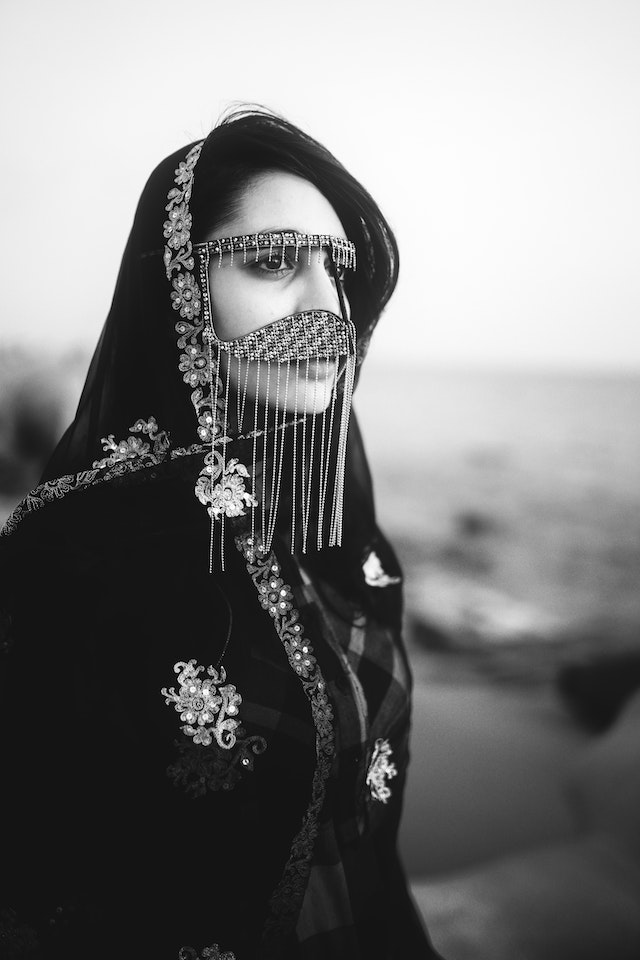
#> input picture 31/Input/girls.jpg, 640 x 960 px
$ python Histogram.py
#> lines starting #> are read from the running program, lines starting #| are printed output that depends on the picture
import numpy as np
import matplotlib.pyplot as plt

img = plt.imread('Input/girls.jpg')
#> img is the input picture: shape (960, 640, 3); min 0, max 255, mean 123.6
lum_img = img[:, :, 0]

plt.subplot(2,2,1)
plt.title('Input Image')
plt.imshow(img)

# Use plt.hist()
plt.subplot(2,2,2)
plt.title('Histogram with Matplotlib')
plt.hist(lum_img.ravel(), bins=range(256), fc='k', ec='k')


# Use function
def Histogram(lum_img):
    row,col = lum_img.shape
#> row = 960; col = 640
    img_array = np.reshape(lum_img,-1)
    img_array = np.sort(img_array)

    hist = np.zeros(256)
    count = 0
    for i in range(row*col):
        count = img_array[i]
        hist[count] += 1
#> after the loop, hist = 256 values, max 79059 at index 20, min 40 at index 254, mean 2400
    return hist

hist = Histogram(lum_img)

plt.subplot(2,2,3)
plt.title('BarPlot with Matplotlib')
plt.bar(np.arange(256),hist)

plt.subplot(2,2,4)
plt.plot(hist)
plt.title('Histogram with Function')
plt.show()
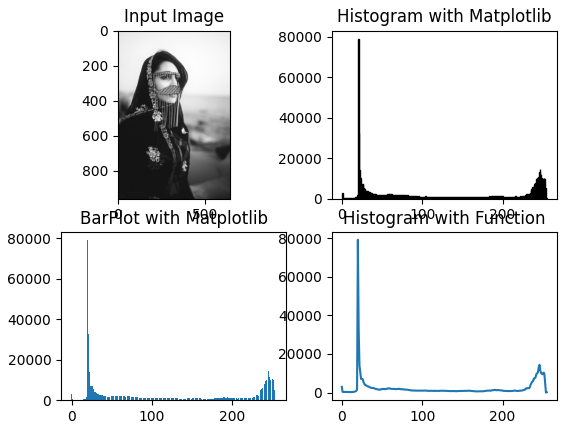
#> figure drawn by matplotlib, 4 panels; panel 2: tallest bar 79059 high, from x = 20 to 21; panel 3: tallest bar 79059 high, from x = 19.6 to 20.4; panel 4: curve peaks at x = 20, y = 79059

$ run again, with 31/Input/board_noisy.png saved as 31/Input/girls.jpg
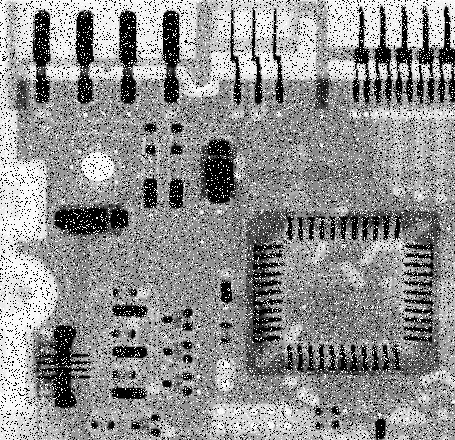
#> input picture 31/Input/board_noisy.png, 455 x 440 px
#> img is the input picture: shape (440, 455, 3); min 0, max 255, mean 144.1
#> after the loop in Histogram, `for i in range(row*col):`: hist = 256 values, max 19876 at index 0, min 33 at index 27, mean 782
#> `plt.show()`:
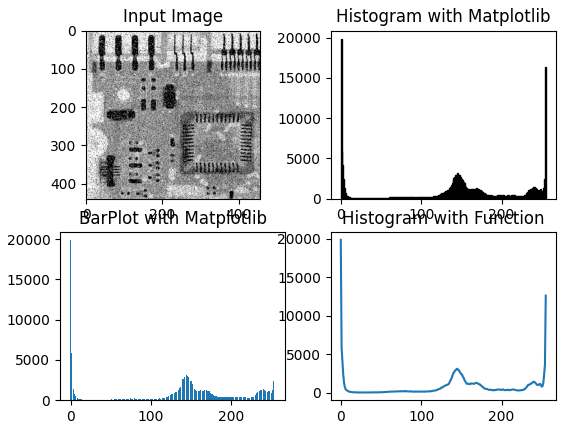
#> figure drawn by matplotlib, 4 panels; panel 2: tallest bar 19876 high, from x = 0 to 1; panel 3: tallest bar 19876 high, from x = -0.4 to 0.4; panel 4: curve peaks at x = 0, y = 19876

$ run again, with 31/Input/building.png saved as 31/Input/girls.jpg
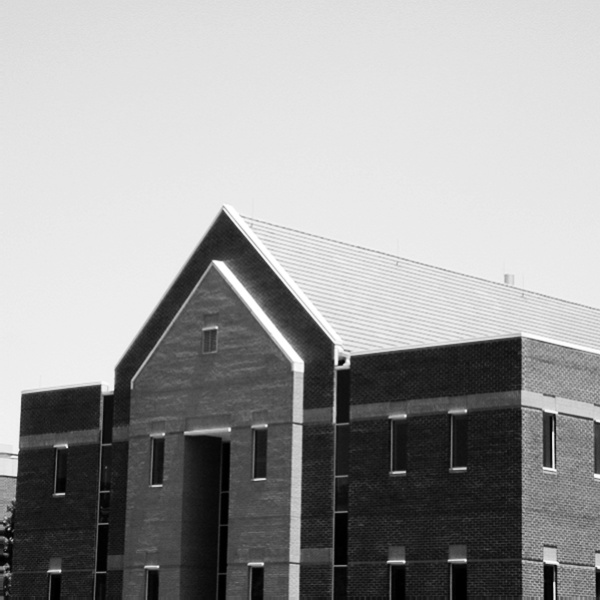
#> input picture 31/Input/building.png, 600 x 600 px
#> img is the input picture: shape (600, 600, 3); min 0, max 255, mean 155.8
#> after the loop in Histogram, `for i in range(row*col):`: hist = 256 values, max 20007 at index 234, min 64 at index 246, mean 1406.2
#> `plt.show()`:
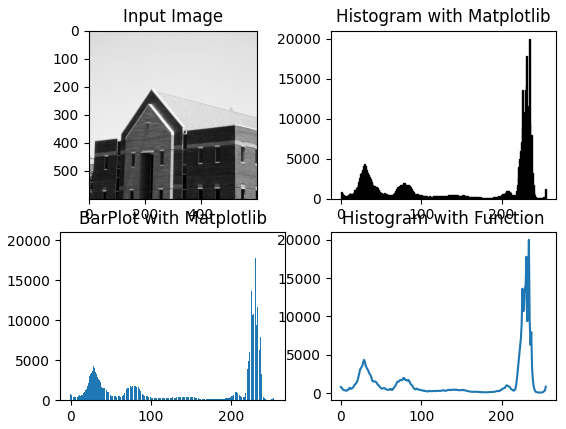
#> figure drawn by matplotlib, 4 panels; panel 2: tallest bar 20007 high, from x = 234 to 235; panel 3: tallest bar 20007 high, from x = 233.6 to 234.4; panel 4: curve peaks at x = 234, y = 20007
